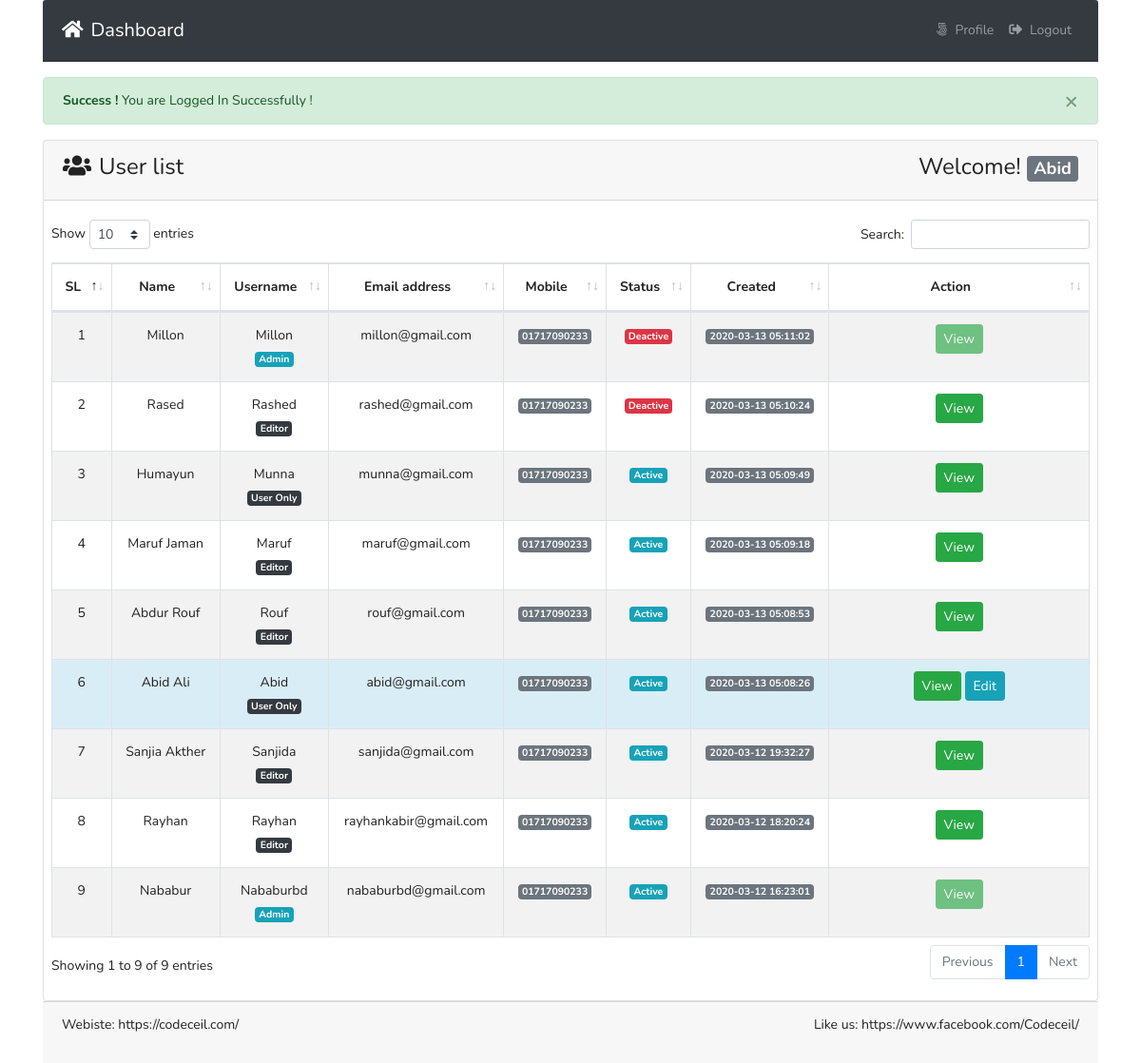
Screenshot of /index.php (signed in) with the database file from the repository.
### tables this page shows
CREATE TABLE `tbl_users` (
  `id` int(11) NOT NULL,
  `name` varchar(255) DEFAULT NULL,
  `username` varchar(255) DEFAULT NULL,
  `email` varchar(255) DEFAULT NULL,
  `password` varchar(255) DEFAULT NULL,
  `mobile` varchar(25) DEFAULT NULL,
  `roleid` tinyint(4) DEFAULT NULL,
  `isActive` tinyint(4) DEFAULT 0,
  `created_at` timestamp NOT NULL DEFAULT current_timestamp(),
  `updated_at` timestamp NOT NULL DEFAULT current_timestamp()
);

### lib/Session.php (called while the page is built, shortened)
<?php
class Session{
  public static function get($key){
    if (isset($_SESSION[$key])) {
      return $_SESSION[$key];
    }else{
      return false;
    }
  }
}

### classes/Users.php (called while the page is built, shortened)
<?php
include 'lib/Database.php';
include_once 'lib/Session.php';
class Users{
  private $db;
  public function __construct(){
    $this->db = new Database();
  }
   public function formatDate($date){
      $strtime = strtotime($date);
    return date('Y-m-d H:i:s', $strtime);
   }
  public function selectAllUserData(){
    $sql = "SELECT * FROM tbl_users ORDER BY id DESC";
    $stmt = $this->db->pdo->prepare($sql);
    $stmt->execute();
    return $stmt->fetchAll(PDO::FETCH_OBJ);
  }
}

### lib/Database.php (called while the page is built, shortened)
<?php
class  Database{
  public $pdo;
  public function __construct(){
    if (!isset($this->pdo)) {
      try {
        $link = new PDO('mysql:host='.DB_HOST.'; dbname='.DB_NAME, DB_USER, DB_PASS);
        $link->setAttribute(PDO::ATTR_ERRMODE, PDO::ERRMODE_EXCEPTION);
        $link->exec("SET CHARACTER SET utf8");
        $this->pdo  =  $link;
      } catch (PDOException $e) {
        die("Connection error...".$e->getMessage());
      }
    }
  }
}

### index.php (the view, shortened to what this page needs)
<?php
include 'inc/header.php';
$logMsg = Session::get('logMsg');
if (isset($logMsg)) {
  echo $logMsg;
}
?>
      <div class="card ">
        <div class="card-header">
          <h3><i class="fas fa-users mr-2"></i>User list <span class="float-right">Welcome! <strong>
            <span class="badge badge-lg badge-secondary text-white">
<?php
$username = Session::get('username');
if (isset($username)) {
  echo $username;
}
 ?></span>
          </strong></span></h3>
        </div>
        <div class="card-body pr-2 pl-2">
          <table id="example" class="table table-striped table-bordered" style="width:100%">
                  <thead>
                    <tr>
                      <th  class="text-center">SL</th>
                      <th  class="text-center">Name</th>
                      <th  class="text-center">Username</th>
                      <th  class="text-center">Email address</th>
                      <th  class="text-center">Mobile</th>
                      <th  class="text-center">Status</th>
                      <th  class="text-center">Created</th>
                      <th  width='25%' class="text-center">Action</th>
                    </tr>
                  </thead>
                  <tbody>
                    <?php
                      $allUser = $users->selectAllUserData();
                      if ($allUser) {
                        $i = 0;
                        foreach ($allUser as  $value) {
                          $i++;
                     ?>
                      <tr class="text-center"
                      <?php if (Session::get("id") == $value->id) {
                        echo "style='background:#d9edf7' ";
                      } ?>
                      >
                        <td><?php echo $i; ?></td>
                        <td><?php echo $value->name; ?></td>
                        <td><?php echo $value->username; ?> <br>
                          <?php if ($value->roleid  == '1'){
                          echo "<span class='badge badge-lg badge-info text-white'>Admin</span>";
                        } elseif ($value->roleid == '2') {
                          echo "<span class='badge badge-lg badge-dark text-white'>Editor</span>";
                        }elseif ($value->roleid == '3') {
                            echo "<span class='badge badge-lg badge-dark text-white'>User Only</span>";
                        } ?></td>
                        <td><?php echo $value->email; ?></td>
                        <td><span class="badge badge-lg badge-secondary text-white"><?php echo $value->mobile; ?></span></td>
                        <td>
                          <?php if ($value->isActive == '0') { ?>
                          <span class="badge badge-lg badge-info text-white">Active</span>
                        <?php }else{ ?>
                    <span class="badge badge-lg badge-danger text-white">Deactive</span>
                        <?php } ?>
                        </td>
                        <td><span class="badge badge-lg badge-secondary text-white"><?php echo $users->formatDate($value->created_at);  ?></span></td>
                        <td>
                          <?php if ( Session::get("roleid") == '1') {?>
                            <a class="btn btn-success btn-sm
                            " href="profile.php?id=<?php echo $value->id;?>">View</a>
                            <a class="btn btn-info btn-sm " href="profile.php?id=<?php echo $value->id;?>">Edit</a>
                            <a onclick="return confirm('Are you sure To Delete ?')" class="btn btn-danger
                    <?php if (Session::get("id") == $value->id) {
                      echo "disabled";
                    } ?>
                             btn-sm " href="?remove=<?php echo $value->id;?>">Remove</a>
                             <?php if ($value->isActive == '0') {  ?>
                               <a onclick="return confirm('Are you sure To Deactive ?')" class="btn btn-warning
                       <?php if (Session::get("id") == $value->id) {
                         echo "disabled";
                       } ?>
                                btn-sm " href="?deactive=<?php echo $value->id;?>">Disable</a>
                             <?php } elseif($value->isActive == '1'){?>
                               <a onclick="return confirm('Are you sure To Active ?')" class="btn btn-secondary
                       <?php if (Session::get("id") == $value->id) {
                         echo "disabled";
                       } ?>
                                btn-sm " href="?active=<?php echo $value->id;?>">Active</a>
                             <?php } ?>
                        <?php  }elseif(Session::get("id") == $value->id  && Session::get("roleid") == '2'){ ?>
                          <a class="btn btn-success btn-sm " href="profile.php?id=<?php echo $value->id;?>">View</a>
                          <a class="btn btn-info btn-sm " href="profile.php?id=<?php echo $value->id;?>">Edit</a>
                        <?php }elseif(Session::get("id") == $value->id  && Session::get("roleid") == '3'){ ?>
                          <a class="btn btn-success btn-sm " href="profile.php?id=<?php echo $value->id;?>">View</a>
                          <a class="btn btn-info btn-sm " href="profile.php?id=<?php echo $value->id;?>">Edit</a>
                        <?php }else{ ?>
                          <a class="btn btn-success btn-sm
                          <?php if ($value->roleid == '1') {
                            echo "disabled";
                          } ?>
                          " href="profile.php?id=<?php echo $value->id;?>">View</a>
                        <?php } ?>
                        </td>
                      </tr>
                    <?php }}else{ ?>
                      <tr class="text-center">
                      <td>No user availabe now !</td>
                    </tr>
                    <?php } ?>
                  </tbody>
              </table>
        </div>
      </div>
  <?php
  include 'inc/footer.php';
  ?>

### assets/style.css (style rules this page uses)
body { line-height: 24px; font-size: 14px; font-style: normal; font-weight: normal; visibility: visible; font-family: 'Nunito', sans-serif; color: #222; }
h1, h2, h3, h4, h5, h6 { color: #222; font-family: 'Nunito', sans-serif; font-weight: 400; margin-top: 0; }
h3 { font-size: 24px; line-height: 30px; }

### rows the page displays
tbl_users: name "Millon", username "Millon", shows "Admin", email "millon@gmail.com", mobile "01717090233", isActive "Deactive", created_at "2020-03-13 05:11:02"
tbl_users: name "Rased", username "Rashed", shows "Editor", email "rashed@gmail.com", mobile "01717090233", isActive "Deactive", created_at "2020-03-13 05:10:24"
tbl_users: name "Humayun", username "Munna", shows "User Only", email "munna@gmail.com", mobile "01717090233", isActive "Active", created_at "2020-03-13 05:09:49"
tbl_users: name "Maruf Jaman", username "Maruf", shows "Editor", email "maruf@gmail.com", mobile "01717090233", isActive "Active", created_at "2020-03-13 05:09:18"
tbl_users: name "Abdur Rouf", username "Rouf", shows "Editor", email "rouf@gmail.com", mobile "01717090233", isActive "Active", created_at "2020-03-13 05:08:53"
tbl_users: name "Abid Ali", username "Abid", shows "User Only", email "abid@gmail.com", mobile "01717090233", isActive "Active", created_at "2020-03-13 05:08:26"
tbl_users: name "Sanjia Akther", username "Sanjida", shows "Editor", email "sanjida@gmail.com", mobile "01717090233", isActive "Active", created_at "2020-03-12 19:32:27"
tbl_users: name "Rayhan", username "Rayhan", shows "Editor", email "rayhankabir@gmail.com", mobile "01717090233", isActive "Active", created_at "2020-03-12 18:20:24"
tbl_users: name "Nababur", username "Nababurbd", shows "Admin", email "nababurbd@gmail.com", mobile "01717090233", isActive "Active", created_at "2020-03-12 16:23:01"

### other values shown
$logMsg "× Success ! You are Logged In Successfully !"
$username "Abid"
